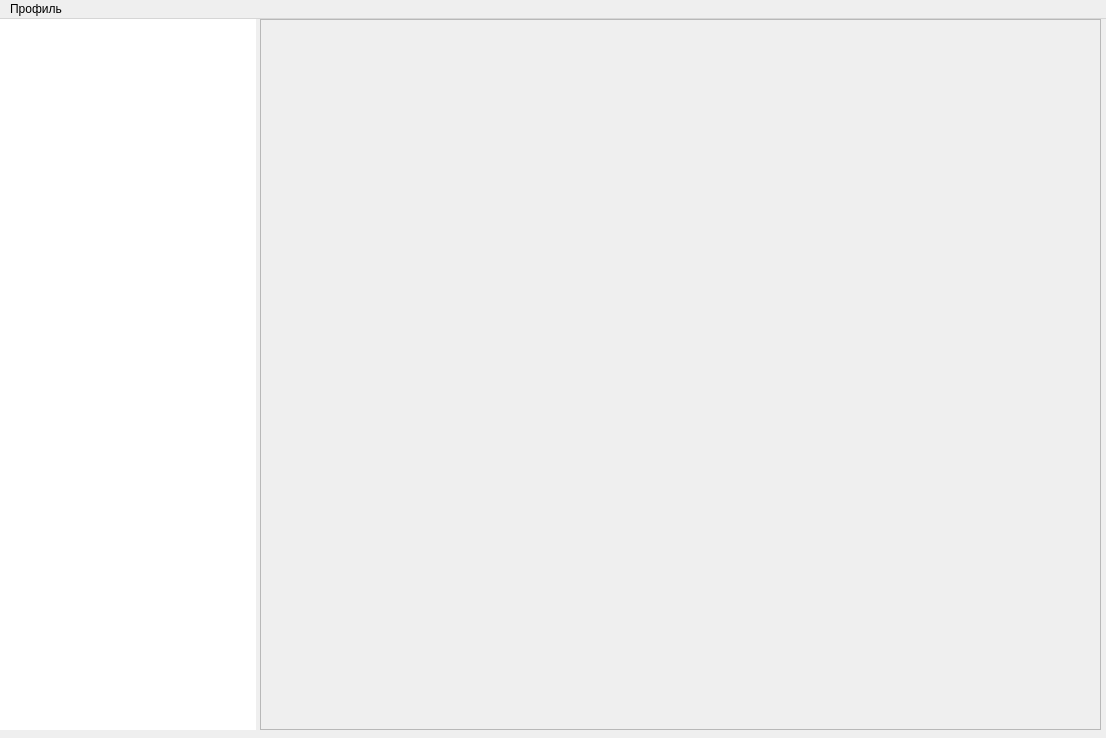
<?xml version="1.0" encoding="UTF-8"?>
<ui version="4.0">
 <class>ContentWindow</class>
 <widget class="QMainWindow" name="ContentWindow">
  <property name="geometry">
   <rect>
    <x>0</x>
    <y>0</y>
    <width>1106</width>
    <height>738</height>
   </rect>
  </property>
  <property name="windowTitle">
   <string>MainWindow</string>
  </property>
  <widget class="QWidget" name="mainWidget">
   <widget class="QTreeView" name="section">
    <property name="geometry">
     <rect>
      <x>0</x>
      <y>0</y>
      <width>256</width>
      <height>711</height>
     </rect>
    </property>
    <property name="styleSheet">
     <string notr="true">border:none;background:white;</string>
    </property>
    <property name="alternatingRowColors">
     <bool>false</bool>
    </property>
    <property name="selectionMode">
     <enum>QAbstractItemView::NoSelection</enum>
    </property>
   </widget>
   <widget class="QScrollArea" name="scrollArea">
    <property name="geometry">
     <rect>
      <x>260</x>
      <y>0</y>
      <width>841</width>
      <height>711</height>
     </rect>
    </property>
    <property name="widgetResizable">
     <bool>true</bool>
    </property>
    <widget class="QWidget" name="scrollAreaWidgetContents">
     <property name="geometry">
      <rect>
       <x>0</x>
       <y>0</y>
       <width>839</width>
       <height>709</height>
      </rect>
     </property>
    </widget>
   </widget>
  </widget>
  <widget class="QMenuBar" name="menubar">
   <property name="geometry">
    <rect>
     <x>0</x>
     <y>0</y>
     <width>1106</width>
     <height>21</height>
    </rect>
   </property>
   <widget class="QMenu" name="menu">
    <property name="title">
     <string>Профиль</string>
    </property>
    <addaction name="profile"/>
    <addaction name="editProfile"/>
    <addaction name="separator"/>
    <addaction name="exitProfile"/>
   </widget>
   <addaction name="menu"/>
  </widget>
  <action name="profile">
   <property name="text">
    <string>Посмотреть</string>
   </property>
  </action>
  <action name="editProfile">
   <property name="text">
    <string>Изменить</string>
   </property>
  </action>
  <action name="exitProfile">
   <property name="text">
    <string>Выйти</string>
   </property>
  </action>
  <action name="action_3">
   <property name="text">
    <string>На фон</string>
   </property>
  </action>
  <action name="action_6">
   <property name="text">
    <string>Полностью закрыть</string>
   </property>
  </action>
 </widget>
 <resources/>
 <connections/>
</ui>
